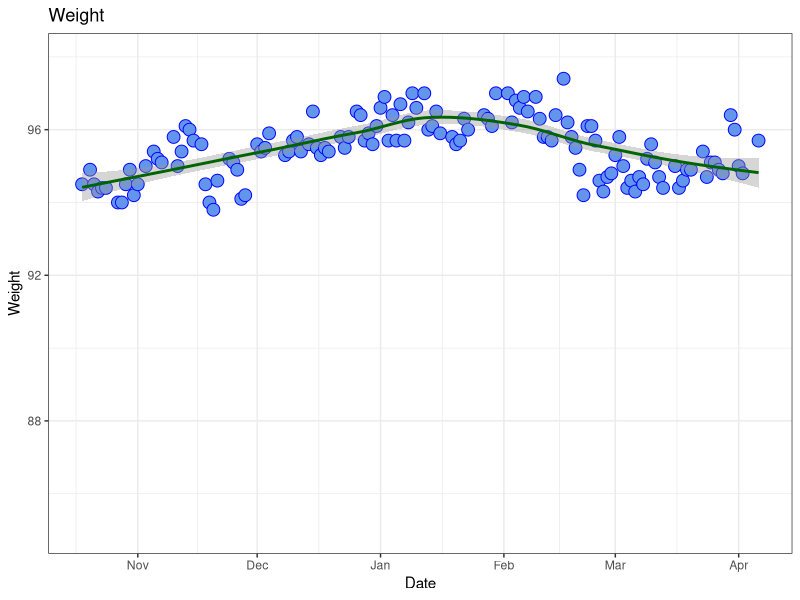
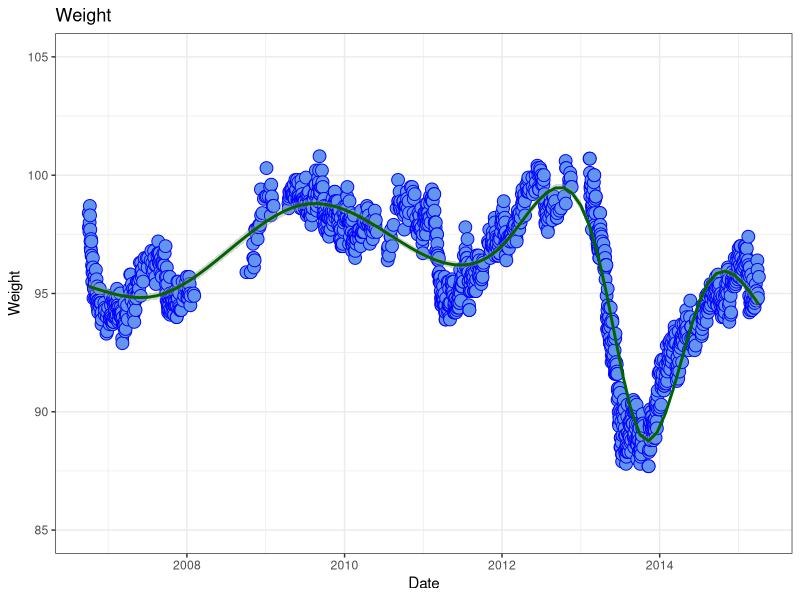
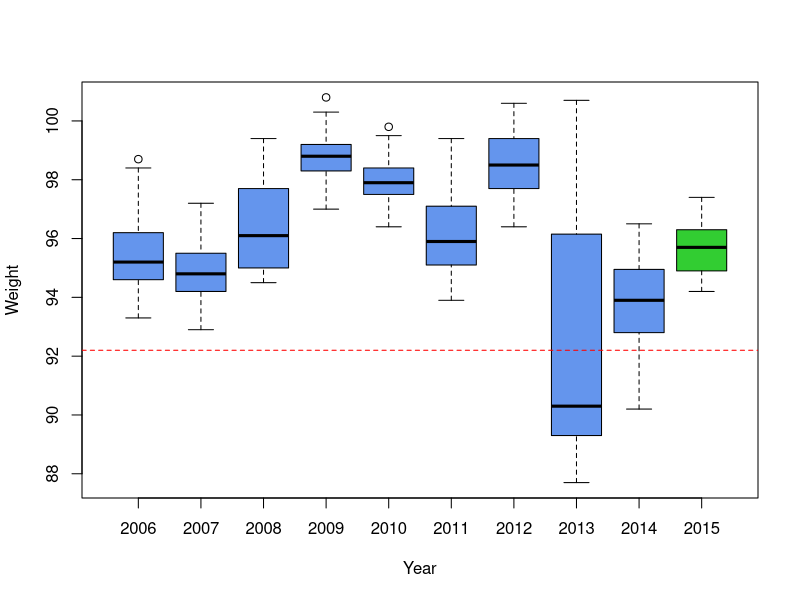
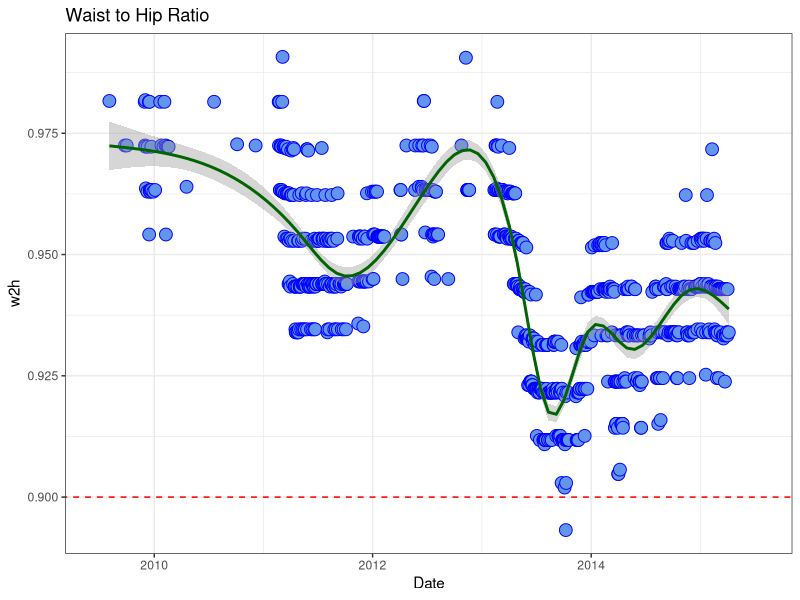
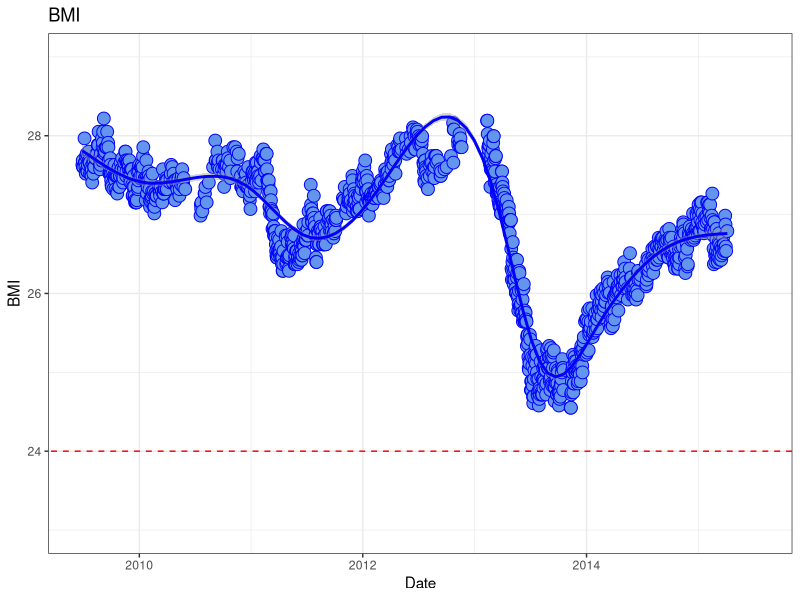

These figures' R source, in order:

library(ggplot2)
library(readxl)

weight <- read_excel("Healthcheck.xlsx", sheet=1)

#weight <- read.csv("Healthcheck.csv", header = TRUE)
weight1 <- weight[,c(1,2,8)]
weight1 <- na.omit(weight1)
weight2 <- weight1[1600:nrow(weight1),]
weight3 <- weight[,c(4,8)]
weight3 <- na.omit(weight3)
weight4 <-weight[,c(1,2,8:10)]
height <- 1.89
BMI <- (weight4$Weight)/(height^2)
w2h <- weight4$Waist/weight4$Hips
weight5 <- cbind(weight4, BMI,w2h)


dev.off()

#Weight over 2015 (-ish)
ggplot(weight2, aes(Date,Weight)) + 
  geom_point(shape = 21, fill = "cornflowerblue", colour = "blue", size = 4) + 
  geom_smooth(method=loess, colour = "darkgreen") + 
  ggtitle("Weight") +
  ylim(85,98) +
        theme_bw()

#Weight over longer time
ggplot(weight1, aes(Date,Weight)) + 
        geom_point(shape = 21, fill = "cornflowerblue", colour = "blue", size = 4) +
  geom_smooth(colour = "darkgreen") + 
  ggtitle("Weight") +
  ylim(85,105) +
        theme_bw()

colors = c(rep("cornflowerblue",9),rep("limegreen",1))
boxplot(Weight ~ Year, 
        data = weight3,
        col = colors)
abline(h=92.2, lty=2, col="red")


#Waist to Hip Ratio
ggplot(weight5[1000:nrow(weight5),], aes(x = Date, y = w2h)) + 
        geom_point(shape = 21, fill = "cornflowerblue", colour = "blue", size = 4) +
        geom_smooth(colour = "darkgreen") +
        ggtitle("Waist to Hip Ratio") +
        geom_abline(slope=0, intercept=0.9, lty=2, col="red") +
        theme_bw()

#BMI
ggplot(weight5[1000:nrow(weight5),], aes(x = Date, y = BMI)) + 
        geom_point(shape = 21, fill = "cornflowerblue", colour = "blue", size = 4) + 
        geom_smooth(colour = "blue") +
        ggtitle("BMI") +
        scale_y_continuous(limits = c(23, 29)) +
        geom_abline(slope=0, intercept=24, lty=2, col="red") +
        theme_bw()

